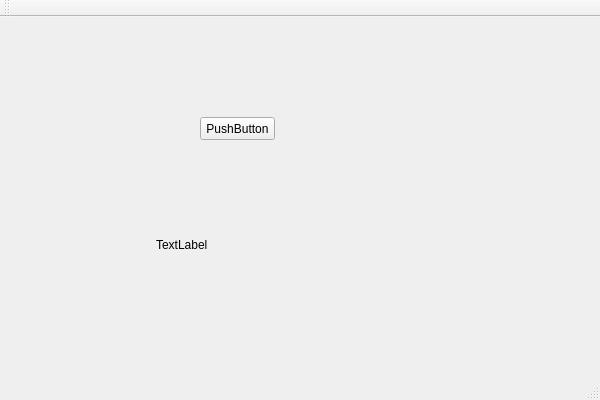
<?xml version="1.0" encoding="UTF-8"?>
<ui version="4.0">
 <class>TemperatureClass</class>
 <widget class="QMainWindow" name="TemperatureClass">
  <property name="geometry">
   <rect>
    <x>0</x>
    <y>0</y>
    <width>600</width>
    <height>400</height>
   </rect>
  </property>
  <property name="windowTitle">
   <string>Temperature</string>
  </property>
  <widget class="QWidget" name="centralWidget">
   <widget class="QLabel" name="label">
    <property name="geometry">
     <rect>
      <x>156</x>
      <y>202</y>
      <width>161</width>
      <height>51</height>
     </rect>
    </property>
    <property name="text">
     <string>TextLabel</string>
    </property>
   </widget>
   <widget class="QPushButton" name="pushButton">
    <property name="geometry">
     <rect>
      <x>200</x>
      <y>100</y>
      <width>75</width>
      <height>23</height>
     </rect>
    </property>
    <property name="text">
     <string>PushButton</string>
    </property>
   </widget>
  </widget>
  <widget class="QMenuBar" name="menuBar">
   <property name="geometry">
    <rect>
     <x>0</x>
     <y>0</y>
     <width>600</width>
     <height>21</height>
    </rect>
   </property>
  </widget>
  <widget class="QToolBar" name="mainToolBar">
   <attribute name="toolBarArea">
    <enum>TopToolBarArea</enum>
   </attribute>
   <attribute name="toolBarBreak">
    <bool>false</bool>
   </attribute>
  </widget>
  <widget class="QStatusBar" name="statusBar"/>
 </widget>
 <layoutdefault spacing="6" margin="11"/>
 <resources>
  <include location="Temperature.qrc"/>
 </resources>
 <connections/>
</ui>
